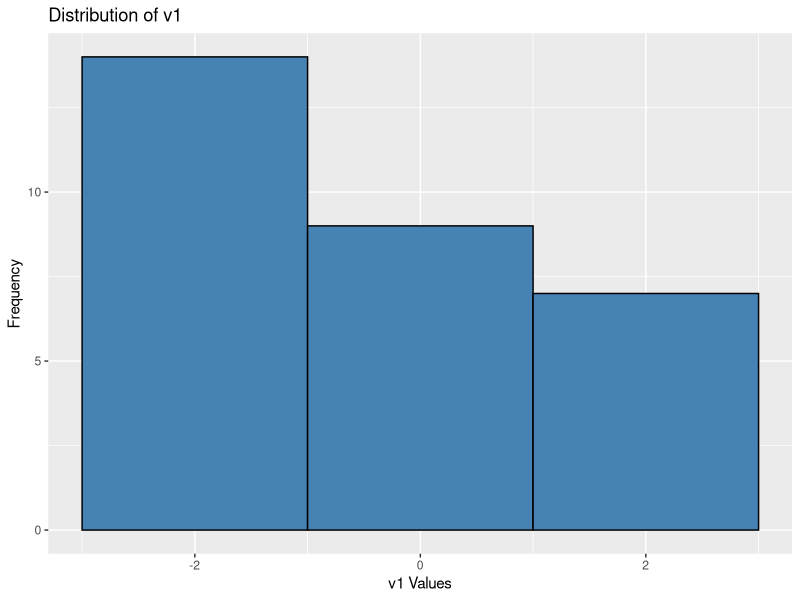
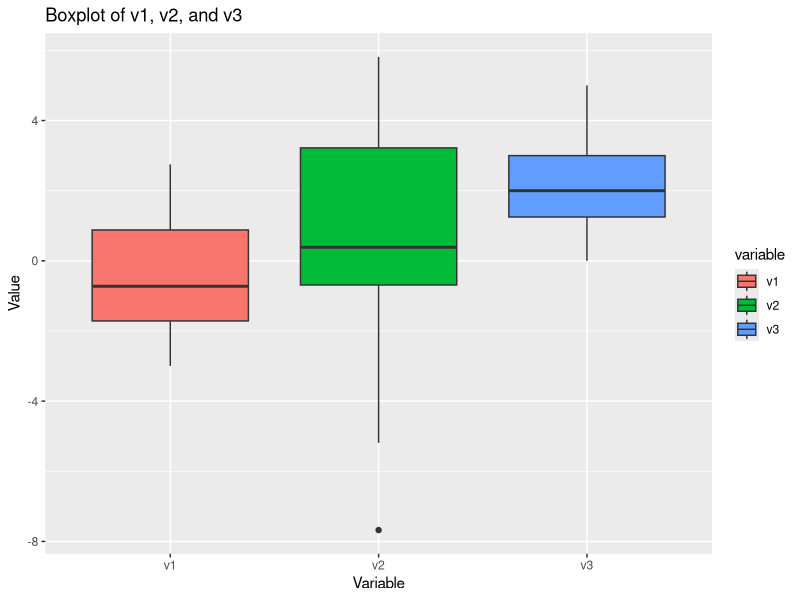
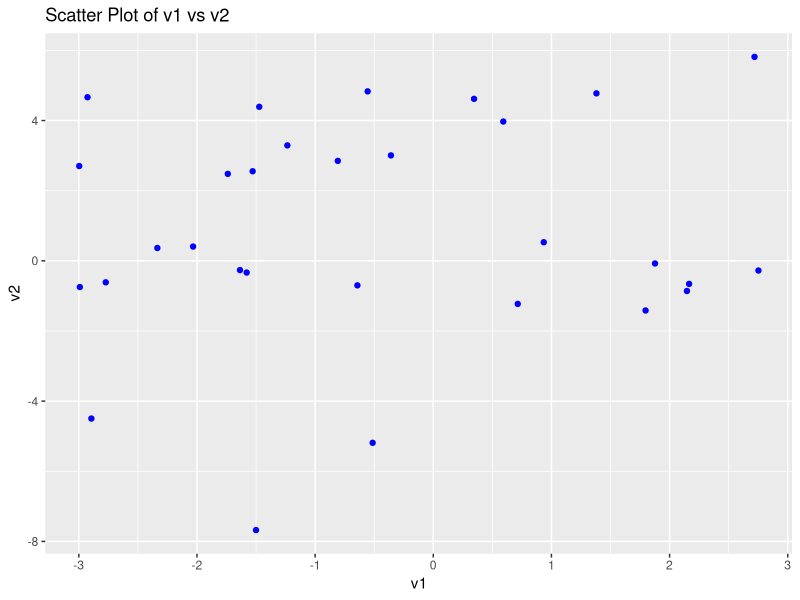
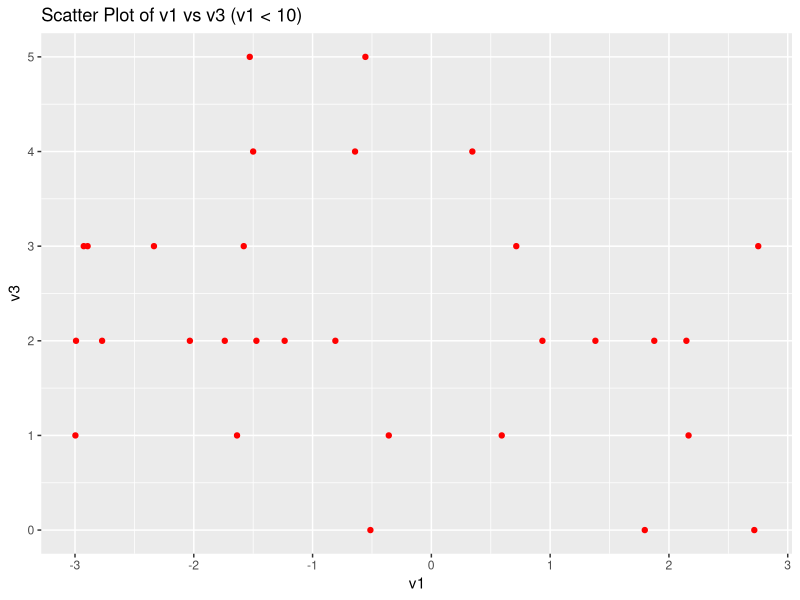

Write the R code that produced these figures, in order.
#! Assignment 1 - Data Analysis & Visualization in R
#! Author: Nargiza Matmusaeva
#! Due Date: February 27, 2025

# Function to Install and Load Required Packages, install them if they are missing
install_if_missing <- function(packages) {
    new_packages <- packages[!(packages %in% installed.packages()[,"Package"])]
    if (length(new_packages)) install.packages(new_packages, dependencies = TRUE)
    invisible(lapply(packages, library, character.only = TRUE))
}

# Define required packages
required_packages <- c("readr", "ggplot2", "tidyr", "dplyr")

# Install and Load required packages
install_if_missing(required_packages)

# Import required libraries
library(readr)
library(ggplot2)
library(tidyr)
library(dplyr)

# Import the dataset
cat("\nLoading dataset: assignment1_vectors.csv...\n")
df <- read_csv("assignment1_vectors.csv")

# Confirm Data Import and print the head data validation
cat("Data successfully loaded!\n\n")
cat("First 5 rows of the dataset:\n")
print(head(df))

# Count Observations & Variables
num_observations <- nrow(df)
num_variables <- ncol(df)

cat("\nNumber of observations:", num_observations, "\n")
cat("Number of variables:", num_variables, "\n")

# Compute Averages of Each Variable
averages <- colMeans(df, na.rm = TRUE)
cat("\nAverages of each variable:\n")
print(averages)

# Compute Min & Max Values for Each Variable
min_values <- apply(df, 2, min, na.rm = TRUE)
max_values <- apply(df, 2, max, na.rm = TRUE)

cat("\nMinimum values of each variable:\n")
print(min_values)
cat("\nMaximum values of each variable:\n")
print(max_values)

# Create Subset Where v1 < 10
df_subset1 <- subset(df, v1 < 10)
cat("\nSubset where v1 < 10 (First 5 rows):\n")
print(head(df_subset1))

# Create Subset Where v1 < 10 and v2 > 5
df_subset2 <- subset(df, v1 < 10 & v2 > 5)
cat("\nSubset where v1 < 10 and v2 > 5 (First 5 rows):\n")
print(head(df_subset2))

# Data Processing Complete log
cat("\nData processing complete!\n")

#! VISUALIZATIONS

# Histogram of v1
cat("\nGenerating Histogram of v1...\n")
p1 <- ggplot(df, aes(x = v1)) +
    geom_histogram(binwidth = 2, fill = "steelblue", color = "black") +
    labs(title = "Distribution of v1", x = "v1 Values", y = "Frequency")
print(p1)

# Boxplot: v1, v2, and v3
cat("\n Generating Boxplot for Variables...\n")
df_long <- pivot_longer(df, cols = c(v1, v2, v3), names_to = "variable", values_to = "value")
p2 <- ggplot(df_long, aes(x = variable, y = value, fill = variable)) +
    geom_boxplot() +
    labs(title = "Boxplot of v1, v2, and v3", x = "Variable", y = "Value")
print(p2)

# Scatter Plot: v1 vs v2
cat("\n Generating Scatter Plot of v1 vs v2...\n")
p3 <- ggplot(df, aes(x = v1, y = v2)) +
    geom_point(color = "blue") +
    labs(title = "Scatter Plot of v1 vs v2", x = "v1", y = "v2")
print(p3)

# Scatter Plot: v1 vs v3 
cat("\n Generating Scatter Plot of v1 vs v3 (v1 < 10)...\n")
p4 <- ggplot(df_subset1, aes(x = v1, y = v3)) +
    geom_point(color = "red") +
    labs(title = "Scatter Plot of v1 vs v3 (v1 < 10)", x = "v1", y = "v3")
print(p4)

# End of Script
cat("\n🎯 Data processing & visualization complete!\n")